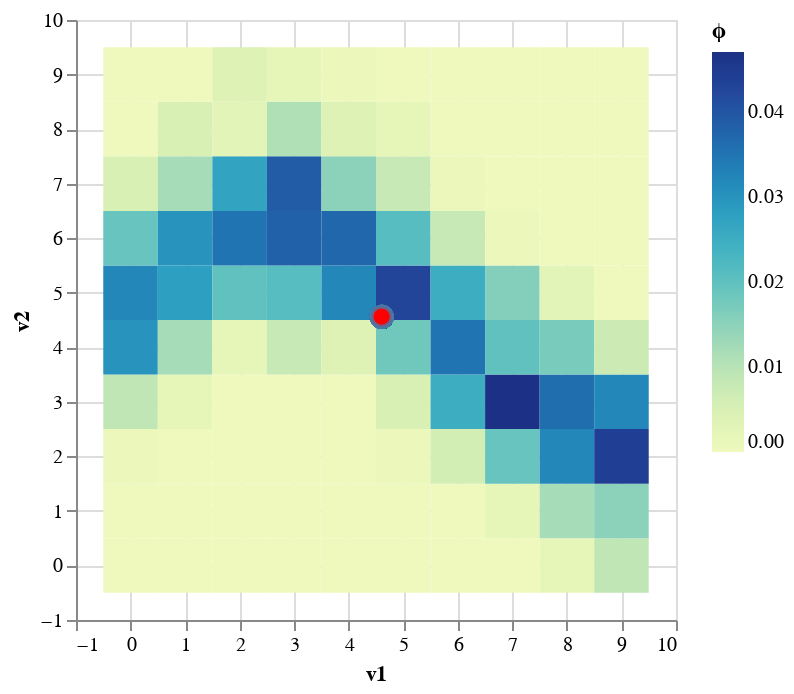

Here is the notebook cell this chart was saved with:
### Code cell
mean = alt.Chart(plot_data, width=300, height=300).mark_point(
        size=100,fill='red'
    ).encode(
        x='EV1:Q', y='EV2:Q'
    ).transform_calculate(
        EV1=f'{EV[0]}', EV2=f'{EV[1]}'
    )
density + mean

### Figure 1 — Vega-Lite specification as saved in the notebook (floating-point values rounded to 4 significant figures)
{"$schema": "https://vega.github.io/schema/vega-lite/v3.4.0.json", "config": {"mark": {"tooltip": null}, "view": {"height": 300, "width": 400}}, "datasets": {"data-286a68c9292df08f3ed49fe9a3424b0a": [{"xh": 0.5, "xl": -0.5, "yh": 0.5, "yl": -0.5, "ϕ": 0}, {"xh": 0.5, "xl": -0.5, "yh": 1.5, "yl": 0.5, "ϕ": 0}, {"xh": 0.5, "xl": -0.5, "yh": 2.5, "yl": 1.5, "ϕ": 0.001}, {"xh": 0.5, "xl": -0.5, "yh": 3.5, "yl": 2.5, "ϕ": 0.009}, {"xh": 0.5, "xl": -0.5, "yh": 4.5, "yl": 3.5, "ϕ": 0.03}, {"xh": 0.5, "xl": -0.5, "yh": 5.5, "yl": 4.5, "ϕ": 0.032}, {"xh": 0.5, "xl": -0.5, "yh": 6.5, "yl": 5.5, "ϕ": 0.019}, {"xh": 0.5, "xl": -0.5, "yh": 7.5, "yl": 6.5, "ϕ": 0.005}, {"xh": 0.5, "xl": -0.5, "yh": 8.5, "yl": 7.5, "ϕ": 0}, {"xh": 0.5, "xl": -0.5, "yh": 9.5, "yl": 8.5, "ϕ": 0}, {"xh": 1.5, "xl": 0.5, "yh": 0.5, "yl": -0.5, "ϕ": 0}, {"xh": 1.5, "xl": 0.5, "yh": 1.5, "yl": 0.5, "ϕ": 0}, {"xh": 1.5, "xl": 0.5, "yh": 2.5, "yl": 1.5, "ϕ": 0}, {"xh": 1.5, "xl": 0.5, "yh": 3.5, "yl": 2.5, "ϕ": 0.002}, {"xh": 1.5, "xl": 0.5, "yh": 4.5, "yl": 3.5, "ϕ": 0.012}, {"xh": 1.5, "xl": 0.5, "yh": 5.5, "yl": 4.5, "ϕ": 0.028}, {"xh": 1.5, "xl": 0.5, "yh": 6.5, "yl": 5.5, "ϕ": 0.03}, {"xh": 1.5, "xl": 0.5, "yh": 7.5, "yl": 6.5, "ϕ": 0.012}, {"xh": 1.5, "xl": 0.5, "yh": 8.5, "yl": 7.5, "ϕ": 0.005}, {"xh": 1.5, "xl": 0.5, "yh": 9.5, "yl": 8.5, "ϕ": 0}, {"xh": 2.5, "xl": 1.5, "yh": 0.5, "yl": -0.5, "ϕ": 0}, {"xh": 2.5, "xl": 1.5, "yh": 1.5, "yl": 0.5, "ϕ": 0}, {"xh": 2.5, "xl": 1.5, "yh": 2.5, "yl": 1.5, "ϕ": 0}, {"xh": 2.5, "xl": 1.5, "yh": 3.5, "yl": 2.5, "ϕ": 0}, {"xh": 2.5, "xl": 1.5, "yh": 4.5, "yl": 3.5, "ϕ": 0.002}, {"xh": 2.5, "xl": 1.5, "yh": 5.5, "yl": 4.5, "ϕ": 0.02}, {"xh": 2.5, "xl": 1.5, "yh": 6.5, "yl": 5.5, "ϕ": 0.035}, {"xh": 2.5, "xl": 1.5, "yh": 7.5, "yl": 6.5, "ϕ": 0.027}, {"xh": 2.5, "xl": 1.5, "yh": 8.5, "yl": 7.5, "ϕ": 0.003}, {"xh": 2.5, "xl": 1.5, "yh": 9.5, "yl": 8.5, "ϕ": 0.004}, {"xh": 3.5, "xl": 2.5, "yh": 0.5, "yl": -0.5, "ϕ": 0}, {"xh": 3.5, "xl": 2.5, "yh": 1.5, "yl": 0.5, "ϕ": 0}, {"xh": 3.5, "xl": 2.5, "yh": 2.5, "yl": 1.5, "ϕ": 0}, {"xh": 3.5, "xl": 2.5, "yh": 3.5, "yl": 2.5, "ϕ": 0}, {"xh": 3.5, "xl": 2.5, "yh": 4.5, "yl": 3.5, "ϕ": 0.008}, {"xh": 3.5, "xl": 2.5, "yh": 5.5, "yl": 4.5, "ϕ": 0.021}, {"xh": 3.5, "xl": 2.5, "yh": 6.5, "yl": 5.5, "ϕ": 0.038}, {"xh": 3.5, "xl": 2.5, "yh": 7.5, "yl": 6.5, "ϕ": 0.039}, {"xh": 3.5, "xl": 2.5, "yh": 8.5, "yl": 7.5, "ϕ": 0.011}, {"xh": 3.5, "xl": 2.5, "yh": 9.5, "yl": 8.5, "ϕ": 0.002}, {"xh": 4.5, "xl": 3.5, "yh": 0.5, "yl": -0.5, "ϕ": 0}, {"xh": 4.5, "xl": 3.5, "yh": 1.5, "yl": 0.5, "ϕ": 0}, {"xh": 4.5, "xl": 3.5, "yh": 2.5, "yl": 1.5, "ϕ": 0}, {"xh": 4.5, "xl": 3.5, "yh": 3.5, "yl": 2.5, "ϕ": 0}, {"xh": 4.5, "xl": 3.5, "yh": 4.5, "yl": 3.5, "ϕ": 0.004}, {"xh": 4.5, "xl": 3.5, "yh": 5.5, "yl": 4.5, "ϕ": 0.032}, {"xh": 4.5, "xl": 3.5, "yh": 6.5, "yl": 5.5, "ϕ": 0.037}, {"xh": 4.5, "xl": 3.5, "yh": 7.5, "yl": 6.5, "ϕ": 0.015}, {"xh": 4.5, "xl": 3.5, "yh": 8.5, "yl": 7.5, "ϕ": 0.004}, {"xh": 4.5, "xl": 3.5, "yh": 9.5, "yl": 8.5, "ϕ": 0.001}, {"xh": 5.5, "xl": 4.5, "yh": 0.5, "yl": -0.5, "ϕ": 0}, {"xh": 5.5, "xl": 4.5, "yh": 1.5, "yl": 0.5, "ϕ": 0}, {"xh": 5.5, "xl": 4.5, "yh": 2.5, "yl": 1.5, "ϕ": 0.001}, {"xh": 5.5, "xl": 4.5, "yh": 3.5, "yl": 2.5, "ϕ": 0.005}, {"xh": 5.5, "xl": 4.5, "yh": 4.5, "yl": 3.5, "ϕ": 0.018}, {"xh": 5.5, "xl": 4.5, "yh": 5.5, "yl": 4.5, "ϕ": 0.043}, {"xh": 5.5, "xl": 4.5, "yh": 6.5, "yl": 5.5, "ϕ": 0.021}, {"xh": 5.5, "xl": 4.5, "yh": 7.5, "yl": 6.5, "ϕ": 0.008}, {"xh": 5.5, "xl": 4.5, "yh": 8.5, "yl": 7.5, "ϕ": 0.002}, {"xh": 5.5, "xl": 4.5, "yh": 9.5, "yl": 8.5, "ϕ": 0}, {"xh": 6.5, "xl": 5.5, "yh": 0.5, "yl": -0.5, "ϕ": 0}, {"xh": 6.5, "xl": 5.5, "yh": 1.5, "yl": 0.5, "ϕ": 0}, {"xh": 6.5, "xl": 5.5, "yh": 2.5, "yl": 1.5, "ϕ": 0.006}, {"xh": 6.5, "xl": 5.5, "yh": 3.5, "yl": 2.5, "ϕ": 0.025}, {"xh": 6.5, "xl": 5.5, "yh": 4.5, "yl": 3.5, "ϕ": 0.035}, {"xh": 6.5, "xl": 5.5, "yh": 5.5, "yl": 4.5, "ϕ": 0.025}, {"xh": 6.5, "xl": 5.5, "yh": 6.5, "yl": 5.5, "ϕ": 0.008}, {"xh": 6.5, "xl": 5.5, "yh": 7.5, "yl": 6.5, "ϕ": 0.001}, {"xh": 6.5, "xl": 5.5, "yh": 8.5, "yl": 7.5, "ϕ": 0}, {"xh": 6.5, "xl": 5.5, "yh": 9.5, "yl": 8.5, "ϕ": 0}, {"xh": 7.5, "xl": 6.5, "yh": 0.5, "yl": -0.5, "ϕ": 0}, {"xh": 7.5, "xl": 6.5, "yh": 1.5, "yl": 0.5, "ϕ": 0.002}, {"xh": 7.5, "xl": 6.5, "yh": 2.5, "yl": 1.5, "ϕ": 0.019}, {"xh": 7.5, "xl": 6.5, "yh": 3.5, "yl": 2.5, "ϕ": 0.047}, {"xh": 7.5, "xl": 6.5, "yh": 4.5, "yl": 3.5, "ϕ": 0.02}, {"xh": 7.5, "xl": 6.5, "yh": 5.5, "yl": 4.5, "ϕ": 0.016}, {"xh": 7.5, "xl": 6.5, "yh": 6.5, "yl": 5.5, "ϕ": 0.001}, {"xh": 7.5, "xl": 6.5, "yh": 7.5, "yl": 6.5, "ϕ": 0}, {"xh": 7.5, "xl": 6.5, "yh": 8.5, "yl": 7.5, "ϕ": 0}, {"xh": 7.5, "xl": 6.5, "yh": 9.5, "yl": 8.5, "ϕ": 0}, {"xh": 8.5, "xl": 7.5, "yh": 0.5, "yl": -0.5, "ϕ": 0.002}, {"xh": 8.5, "xl": 7.5, "yh": 1.5, "yl": 0.5, "ϕ": 0.012}, {"xh": 8.5, "xl": 7.5, "yh": 2.5, "yl": 1.5, "ϕ": 0.032}, {"xh": 8.5, "xl": 7.5, "yh": 3.5, "yl": 2.5, "ϕ": 0.036}, {"xh": 8.5, "xl": 7.5, "yh": 4.5, "yl": 3.5, "ϕ": 0.017}, {"xh": 8.5, "xl": 7.5, "yh": 5.5, "yl": 4.5, "ϕ": 0.003}, {"xh": 8.5, "xl": 7.5, "yh": 6.5, "yl": 5.5, "ϕ": 0}, {"xh": 8.5, "xl": 7.5, "yh": 7.5, "yl": 6.5, "ϕ": 0}, {"xh": 8.5, "xl": 7.5, "yh": 8.5, "yl": 7.5, "ϕ": 0}, {"xh": 8.5, "xl": 7.5, "yh": 9.5, "yl": 8.5, "ϕ": 0}, {"xh": 9.5, "xl": 8.5, "yh": 0.5, "yl": -0.5, "ϕ": 0.009}, {"xh": 9.5, "xl": 8.5, "yh": 1.5, "yl": 0.5, "ϕ": 0.015}, {"xh": 9.5, "xl": 8.5, "yh": 2.5, "yl": 1.5, "ϕ": 0.044}, {"xh": 9.5, "xl": 8.5, "yh": 3.5, "yl": 2.5, "ϕ": 0.032}, {"xh": 9.5, "xl": 8.5, "yh": 4.5, "yl": 3.5, "ϕ": 0.007}, {"xh": 9.5, "xl": 8.5, "yh": 5.5, "yl": 4.5, "ϕ": 0}, {"xh": 9.5, "xl": 8.5, "yh": 6.5, "yl": 5.5, "ϕ": 0}, {"xh": 9.5, "xl": 8.5, "yh": 7.5, "yl": 6.5, "ϕ": 0}, {"xh": 9.5, "xl": 8.5, "yh": 8.5, "yl": 7.5, "ϕ": 0}, {"xh": 9.5, "xl": 8.5, "yh": 9.5, "yl": 8.5, "ϕ": 0}], "data-397748fb6c135f44ff027f129b5b312e": [{"v1": 0, "v2": 0, "ϕ": 0}, {"v1": 0, "v2": 1, "ϕ": 0}, {"v1": 0, "v2": 2, "ϕ": 0.001}, {"v1": 0, "v2": 3, "ϕ": 0.009}, {"v1": 0, "v2": 4, "ϕ": 0.03}, {"v1": 0, "v2": 5, "ϕ": 0.032}, {"v1": 0, "v2": 6, "ϕ": 0.019}, {"v1": 0, "v2": 7, "ϕ": 0.005}, {"v1": 0, "v2": 8, "ϕ": 0}, {"v1": 0, "v2": 9, "ϕ": 0}, {"v1": 1, "v2": 0, "ϕ": 0}, {"v1": 1, "v2": 1, "ϕ": 0}, {"v1": 1, "v2": 2, "ϕ": 0}, {"v1": 1, "v2": 3, "ϕ": 0.002}, {"v1": 1, "v2": 4, "ϕ": 0.012}, {"v1": 1, "v2": 5, "ϕ": 0.028}, {"v1": 1, "v2": 6, "ϕ": 0.03}, {"v1": 1, "v2": 7, "ϕ": 0.012}, {"v1": 1, "v2": 8, "ϕ": 0.005}, {"v1": 1, "v2": 9, "ϕ": 0}, {"v1": 2, "v2": 0, "ϕ": 0}, {"v1": 2, "v2": 1, "ϕ": 0}, {"v1": 2, "v2": 2, "ϕ": 0}, {"v1": 2, "v2": 3, "ϕ": 0}, {"v1": 2, "v2": 4, "ϕ": 0.002}, {"v1": 2, "v2": 5, "ϕ": 0.02}, {"v1": 2, "v2": 6, "ϕ": 0.035}, {"v1": 2, "v2": 7, "ϕ": 0.027}, {"v1": 2, "v2": 8, "ϕ": 0.003}, {"v1": 2, "v2": 9, "ϕ": 0.004}, {"v1": 3, "v2": 0, "ϕ": 0}, {"v1": 3, "v2": 1, "ϕ": 0}, {"v1": 3, "v2": 2, "ϕ": 0}, {"v1": 3, "v2": 3, "ϕ": 0}, {"v1": 3, "v2": 4, "ϕ": 0.008}, {"v1": 3, "v2": 5, "ϕ": 0.021}, {"v1": 3, "v2": 6, "ϕ": 0.038}, {"v1": 3, "v2": 7, "ϕ": 0.039}, {"v1": 3, "v2": 8, "ϕ": 0.011}, {"v1": 3, "v2": 9, "ϕ": 0.002}, {"v1": 4, "v2": 0, "ϕ": 0}, {"v1": 4, "v2": 1, "ϕ": 0}, {"v1": 4, "v2": 2, "ϕ": 0}, {"v1": 4, "v2": 3, "ϕ": 0}, {"v1": 4, "v2": 4, "ϕ": 0.004}, {"v1": 4, "v2": 5, "ϕ": 0.032}, {"v1": 4, "v2": 6, "ϕ": 0.037}, {"v1": 4, "v2": 7, "ϕ": 0.015}, {"v1": 4, "v2": 8, "ϕ": 0.004}, {"v1": 4, "v2": 9, "ϕ": 0.001}, {"v1": 5, "v2": 0, "ϕ": 0}, {"v1": 5, "v2": 1, "ϕ": 0}, {"v1": 5, "v2": 2, "ϕ": 0.001}, {"v1": 5, "v2": 3, "ϕ": 0.005}, {"v1": 5, "v2": 4, "ϕ": 0.018}, {"v1": 5, "v2": 5, "ϕ": 0.043}, {"v1": 5, "v2": 6, "ϕ": 0.021}, {"v1": 5, "v2": 7, "ϕ": 0.008}, {"v1": 5, "v2": 8, "ϕ": 0.002}, {"v1": 5, "v2": 9, "ϕ": 0}, {"v1": 6, "v2": 0, "ϕ": 0}, {"v1": 6, "v2": 1, "ϕ": 0}, {"v1": 6, "v2": 2, "ϕ": 0.006}, {"v1": 6, "v2": 3, "ϕ": 0.025}, {"v1": 6, "v2": 4, "ϕ": 0.035}, {"v1": 6, "v2": 5, "ϕ": 0.025}, {"v1": 6, "v2": 6, "ϕ": 0.008}, {"v1": 6, "v2": 7, "ϕ": 0.001}, {"v1": 6, "v2": 8, "ϕ": 0}, {"v1": 6, "v2": 9, "ϕ": 0}, {"v1": 7, "v2": 0, "ϕ": 0}, {"v1": 7, "v2": 1, "ϕ": 0.002}, {"v1": 7, "v2": 2, "ϕ": 0.019}, {"v1": 7, "v2": 3, "ϕ": 0.047}, {"v1": 7, "v2": 4, "ϕ": 0.02}, {"v1": 7, "v2": 5, "ϕ": 0.016}, {"v1": 7, "v2": 6, "ϕ": 0.001}, {"v1": 7, "v2": 7, "ϕ": 0}, {"v1": 7, "v2": 8, "ϕ": 0}, {"v1": 7, "v2": 9, "ϕ": 0}, {"v1": 8, "v2": 0, "ϕ": 0.002}, {"v1": 8, "v2": 1, "ϕ": 0.012}, {"v1": 8, "v2": 2, "ϕ": 0.032}, {"v1": 8, "v2": 3, "ϕ": 0.036}, {"v1": 8, "v2": 4, "ϕ": 0.017}, {"v1": 8, "v2": 5, "ϕ": 0.003}, {"v1": 8, "v2": 6, "ϕ": 0}, {"v1": 8, "v2": 7, "ϕ": 0}, {"v1": 8, "v2": 8, "ϕ": 0}, {"v1": 8, "v2": 9, "ϕ": 0}, {"v1": 9, "v2": 0, "ϕ": 0.009}, {"v1": 9, "v2": 1, "ϕ": 0.015}, {"v1": 9, "v2": 2, "ϕ": 0.044}, {"v1": 9, "v2": 3, "ϕ": 0.032}, {"v1": 9, "v2": 4, "ϕ": 0.007}, {"v1": 9, "v2": 5, "ϕ": 0}, {"v1": 9, "v2": 6, "ϕ": 0}, {"v1": 9, "v2": 7, "ϕ": 0}, {"v1": 9, "v2": 8, "ϕ": 0}, {"v1": 9, "v2": 9, "ϕ": 0}]}, "layer": [{"data": {"name": "data-286a68c9292df08f3ed49fe9a3424b0a"}, "encoding": {"color": {"field": "ϕ", "title": "ϕ", "type": "quantitative"}, "x": {"field": "xl", "title": "v1", "type": "quantitative"}, "x2": {"field": "xh"}, "y": {"field": "yl", "title": "v2", "type": "quantitative"}, "y2": {"field": "yh"}}, "height": 300, "mark": "rect", "width": 300}, {"data": {"name": "data-397748fb6c135f44ff027f129b5b312e"}, "encoding": {"x": {"field": "EV1", "type": "quantitative"}, "y": {"field": "EV2", "type": "quantitative"}}, "height": 300, "mark": {"fill": "red", "size": 100, "type": "point"}, "transform": [{"as": "EV1", "calculate": "4.604"}, {"as": "EV2", "calculate": "4.560999999999998"}], "width": 300}]}
